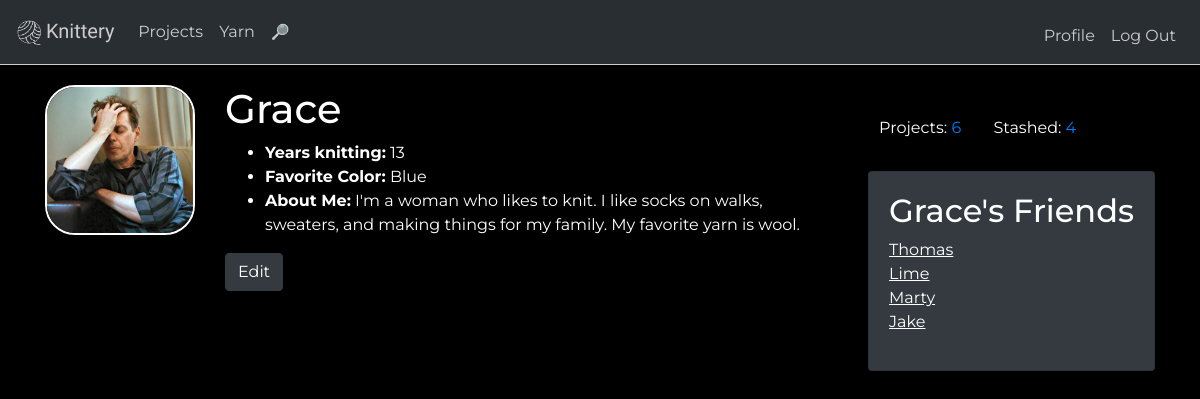
Page /profile/Grace (signed in) on the committed database.
### tables this page shows
CREATE TABLE "users" (
	"id"	integer NOT NULL,
	"name"	text,
	"about_me"	text,
	"years_knitting"	integer,
	"favorite_color"	text,
	"password"	text,
	"pic"	text NOT NULL DEFAULT '/static/profilepics/default.png',
	"hash"	TEXT,
	PRIMARY KEY("id" AUTOINCREMENT)
);

### application.py (the view, shortened to what this page needs)
@app.route("/profile/<user>")
def profileget(user):
    profile = db.execute("SELECT * FROM users WHERE name = :name",
    name=user)
    currentuser_id=session["user_id"]
    profile_id=getId(user)
    friends_id = db.execute("SELECT friendee FROM friends WHERE friender = :profile_id",
    profile_id=profile_id)
    friends=[]
    fn = 0
    for entry in friends_id:
        friendo = db.execute("SELECT name FROM users WHERE users.id = :friends_id",
        friends_id=friends_id[fn]["friendee"])
        frien = friendo[0]["name"]
        friends.append(frien)
        fn += 1
    print(friends)
    projects = db.execute("SELECT * FROM projects WHERE user_id = :user_id", user_id=profile_id)
    stashed = db.execute("SELECT * FROM yarn WHERE user_id = :user_id GROUP BY name", user_id=profile_id)
    nprojects = len(projects)
    nstashed = len(stashed)
    isfriend = False
    return render_template("profile.html", profile=profile, friends=friends, isfriend=isfriend, nprojects=nprojects, nstashed=nstashed)

### application.py (called while the page is built)
def getId(user):
    currentuser = user
    profile = db.execute("SELECT * FROM users WHERE name = :name",
    name=currentuser)
    currentuser_id=profile[0]["id"]
    return currentuser_id

### templates/profile.html (shortened to what this page needs)
{% extends "layout.html" %}
{% block main %}
<div class="row">
<div class="col-sm-auto">
<img src="{{ profile[0]["pic"] }}" class="profilepic" width="150">
</div>
<div class="col">
  <h1>{{ profile[0]["name"] }}</h1>
<ul>
<li><b>Years knitting:</b> {{ profile[0]["years_knitting"] }}</li>
<li><b>Favorite Color:</b> {{ profile[0]["favorite_color"] }}</li>
<li><b>About Me:</b> {{ profile[0]["about_me"]}}</li>
</ul>
{% if profile[0]["name"] == session['user'] %}
<form action="/profile" method="POST">
<button type="submit" class="btn btn-dark">Edit</button>
</form>
{% elif isfriend == False %}
<form action="/addfriend" method="POST">
<button type="submit" class="btn btn-dark" name="addfriend" value="{{ profile[0]["name"] }}">Add friend</button>
</form>
{% else %}
<p>✅  {{ profile[0]["name"] }}  is in your friends </p>
<form action="/removefriend" method="POST">
<button type="submit" class="btn btn-outline-secondary btn-sm" name="removefriend" value="{{ profile[0]["name"] }}">Remove friend</button>
</form>
{% endif %}
<br>
</div>
<div class="col-sm-auto">
<div> <table class="proftable">
  <tr>
    <td>Projects: <a href="/projects/{{ profile[0]["name"] }}"> {{ nprojects }}</a></td>
    <td>Stashed: <a href="/yarn/{{ profile[0]["name"] }}">{{ nstashed }} </a></td>
  </tr>
</table> </div>
        <div class="card text-white bg-dark">
            <div class="card-body">
<h2>{{ profile[0]["name"] }}'s Friends</h2>
<ul>
    {% for friend in friends %}
    <li><a href="/profile/{{ friend }}">{{ friend }}</a></li>
    {% endfor %}
</ul>
</div>
</div>
</div>
</div>
{% endblock %}

### static/styles.css (style rules this page uses)
body, html { height: 100% }
body { background-color: black; color: white; font-family: 'Montserrat', sans-serif; }
.card { display:inline-block; }
.card a { color: white; text-decoration: underline; }
.profilepic { border: 2px solid white; border-radius: 20%; }
.proftable { width:80%; margin: 30px 10px; }
.card ul { list-style: none; padding-left: 0; }

### rows in the picture
users: pic (picture), name "Grace", years_knitting "13", favorite_color "Blue", about_me "I'm a woman who likes to knit. I like socks on walks, sweaters, and making things for my family. My favorite yarn is wool."
users: name "Thomas"
users: name "Lime"
users: name "Marty"
users: name "Jake"

### other values in the picture
{{ nprojects }} "6"
{{ nstashed }} "4"
